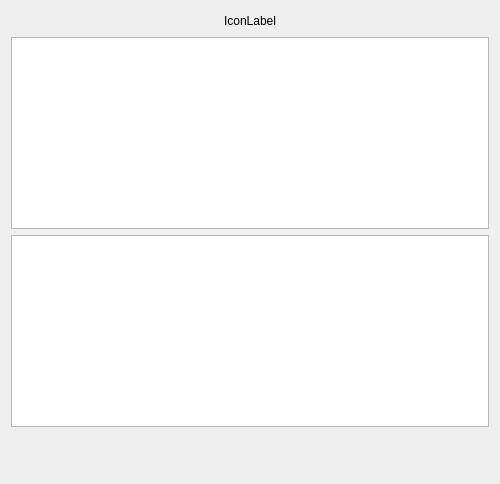
<?xml version="1.0" encoding="UTF-8"?>
<ui version="4.0">
 <class>UploadCreationPageWizard</class>
 <widget class="QWizardPage" name="UploadCreationPageWizard">
  <property name="geometry">
   <rect>
    <x>0</x>
    <y>0</y>
    <width>500</width>
    <height>484</height>
   </rect>
  </property>
  <property name="windowTitle">
   <string>Uploading dataset</string>
  </property>
  <property name="locale">
   <locale language="English" country="UnitedStates"/>
  </property>
  <layout class="QGridLayout" name="gridLayout">
   <item row="2" column="0" colspan="3">
    <widget class="QTableView" name="tableview_execution_list"/>
   </item>
   <item row="1" column="0">
    <spacer name="horizontalSpacer">
     <property name="orientation">
      <enum>Qt::Horizontal</enum>
     </property>
     <property name="sizeHint" stdset="0">
      <size>
       <width>40</width>
       <height>20</height>
      </size>
     </property>
    </spacer>
   </item>
   <item row="1" column="1">
    <widget class="QLabel" name="lbl_step_icon">
     <property name="text">
      <string>IconLabel</string>
     </property>
    </widget>
   </item>
   <item row="4" column="1">
    <spacer name="verticalSpacer">
     <property name="orientation">
      <enum>Qt::Vertical</enum>
     </property>
     <property name="sizeHint" stdset="0">
      <size>
       <width>20</width>
       <height>40</height>
      </size>
     </property>
    </spacer>
   </item>
   <item row="3" column="0" colspan="3">
    <widget class="QTextBrowser" name="tbw_errors"/>
   </item>
   <item row="1" column="2">
    <spacer name="horizontalSpacer_2">
     <property name="orientation">
      <enum>Qt::Horizontal</enum>
     </property>
     <property name="sizeHint" stdset="0">
      <size>
       <width>40</width>
       <height>20</height>
      </size>
     </property>
    </spacer>
   </item>
  </layout>
 </widget>
 <resources/>
 <connections/>
</ui>
